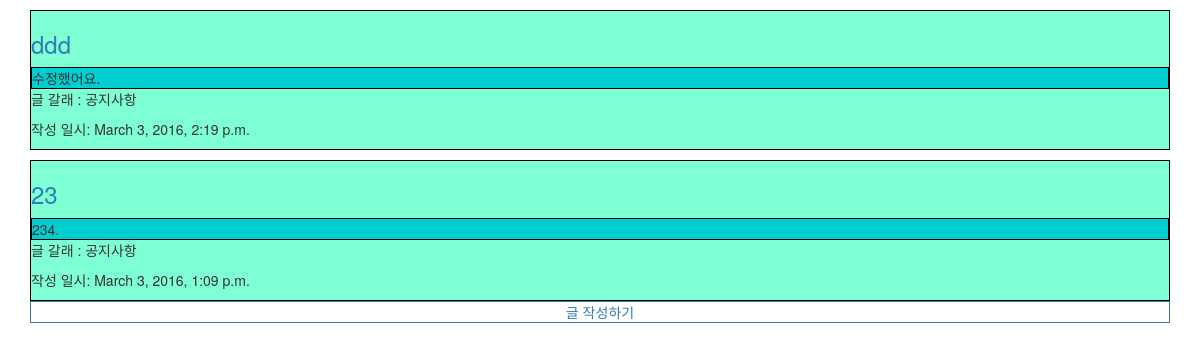
Before: / with the older database file.
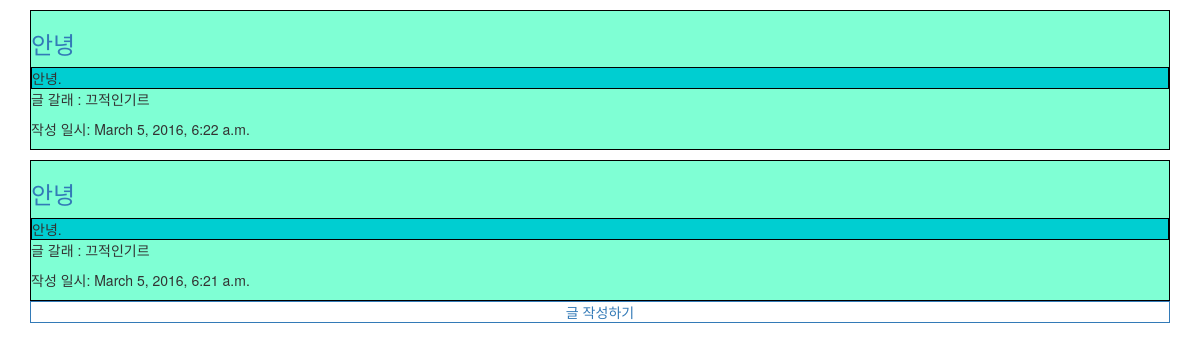
After: the same page with the newer database file.
### blog/models.py (models this page shows, shortened)
class Post(models.Model):
    category = models.ForeignKey(Category)
    title = models.CharField(max_length=200)
    content = models.TextField()
    tags = models.ManyToManyField('Tag')
    created_at = models.DateTimeField(auto_now_add=True)
    updated_at = models.DateTimeField(auto_now=True)
    is_model_field = False

class Category(models.Model):
    name = models.CharField(max_length=40)

### blog/views.py (the view)
# urls.py: url(r'^$', blog_views.list_posts),
def list_posts(request):
    per_page = 2
    current_page = request.GET.get('page', 1)
    post_list = Post.objects.select_related().prefetch_related().all().order_by('-pk')
    page = Paginator( post_list, per_page )
    try:
        pg = page.page( current_page )
    except PageNotAnInteger:
        pg = page.page( 1 )
    except EmptyPage:
        pg = []
    return render(request, 'list_posts.html', {
        'posts': pg,
    })

### blog/templates/list_posts.html (shortened to what this page needs)
{% extends 'blog_layout.html' %}
  {% load bootstrap3 %}
  {% block content %}
    {% for post in posts %}
    <div class="post-container">
      <h3><a href="{% url 'view_post' pk=post.pk %}">{{ post.title }}</a></h3>
      <div class="post-content">
        {{ post.content }}.
      </div>
      <div>
        <p> 글 갈래 : {{ post.category.name }}</p>
        <p> 작성 일시: {{ post.created_at }}</p>
      </div>
    </div>
    {% empty %}
    <p>글이 전혀 없습니다. </p>
    {% endfor %}
    <p>
      <a href="posts/create/" class="create-button">글 작성하기</a>
    </p>
{% endblock %}

Changed rows visible on the page:
no longer on this page (row unchanged): Post: title "ddd", content "수정했어요", category.name "공지사항", created_at "March 3, 2016, 2:19 p.m."
no longer on this page (row unchanged): Post: title "23", content "234", category.name "공지사항", created_at "March 3, 2016, 1:09 p.m."
added Post: title "안녕", content "안녕", category.name "끄적인기르", created_at "March 5, 2016, 6:22 a.m."
added Post: title "안녕", content "안녕", category.name "끄적인기르", created_at "March 5, 2016, 6:21 a.m."
